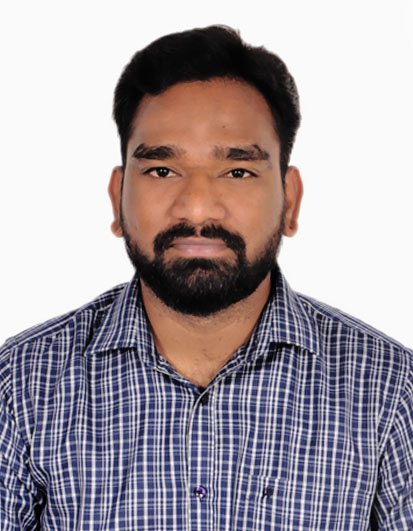
#> input picture vamshi_photo.JPG, 413 x 531 px, found by its file name
$ python 49_grey_picture.py
#> lines starting #> are read from the running program, lines starting #| are printed output that depends on the picture
import cv2 as cv
img = cv.imread(r'D:\My_learning\Data_Camp\Functions\hundred\vamshi_photo.JPG')
#> img is the input picture: shape (531, 413, 3); mean B, G, R 162.4, 156.1, 165
# show the original image
img1 = cv.imshow('Original', img)
cv.waitKey(5)
# Converting image to Gray
grayed_img = cv.cvtColor(img, cv.COLOR_BGR2GRAY)
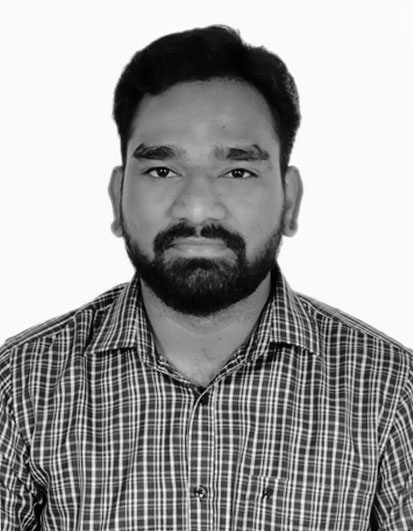
#> grayed_img: shape (531, 413); min 0, max 255, mean 159.5
# Show grayed-out image
img2 = cv.imshow('grayed_image', grayed_img)
cv.waitKey(5000)
#Save image
cv.imwrite('grayed.jpg', grayed_img)


"""Do you want to convert a color image into grayscale? Use
Python’s cv2 module.
First install cv2 using > pip install opencv-python<
Below we are converting a color book image to grayscale. You
can replace that with your own image. You must know where
the image is stored.
When you want to view an image using CV2, a window will
open. The waitkey indicates how long we expect the display
window to be open. If a key is pressed before the display time is
over, the window will be destroyed or closed"""
